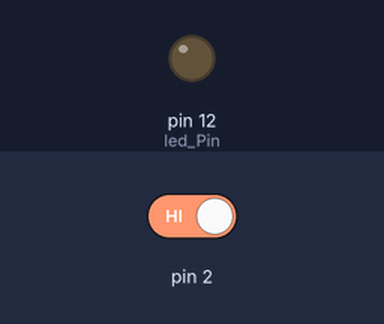
A sketch run on a simulated Arduino Uno, built with avr-gcc and run on an emulated ATmega328P. Parts: output pins drawn as LEDs (lit = HIGH). Inputs (shaded band) come from the test bench; at power-on: pin 2 HIGH.

Above: at 1.2 s.
1.3 s: pin 2 driven LOW
At 2.4 s:
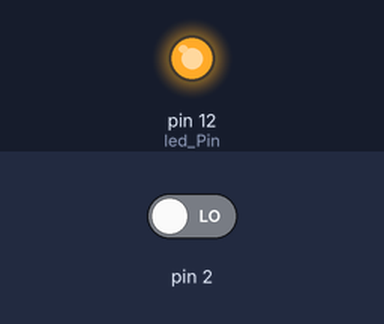
2.8 s: pin 2 driven HIGH
At 3.5 s:
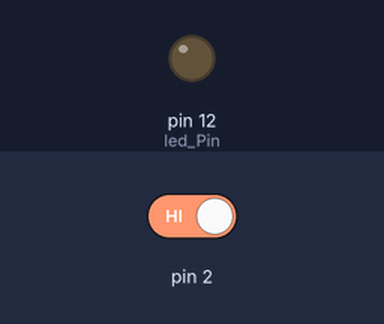
Timing chart, 0 to 5.8 s (numbered marks = the images above; inputs shaded):
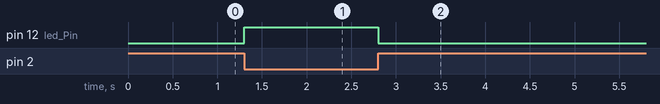

Measured:
- after the input at 1.3 s, pin 12 (led_Pin): LOW → HIGH at once
- after the input at 2.8 s, pin 12 (led_Pin): HIGH → LOW at once

The sketch:

buttonLED.ino
```cpp
int led_Pin = 12;

void setup() {
  // put your setup code here, to run once:
  pinMode(led_Pin, OUTPUT);
  pinMode(2,INPUT);
}

void loop() {
  // put your main code here, to run repeatedly:
  if(digitalRead(2) == LOW){
    digitalWrite(led_Pin, HIGH);
  }
  else{
    digitalWrite(led_Pin, LOW);
  }
}
```
